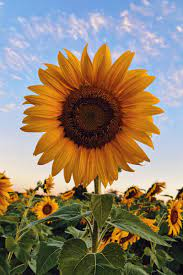
#> input picture girasol.jpg, 183 x 275 px
$ python imagenes.py
#> lines starting #> are read from the running program, lines starting #| are printed output that depends on the picture; after the words box and inside, x2 and y2 are one past the last pixel; in counts of white or black regions, pixels touching at a corner belong together
#Libreria
import cv2
import numpy as np

img = cv2.imread("girasol.jpg")
#> img is the input picture: shape (275, 183, 3); mean B, G, R 109, 128.3, 142.6
img = cv2.resize(img,(300,250))
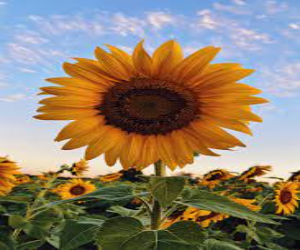
#> img: shape (250, 300, 3); mean B, G, R 108.9, 128.1, 142.5

#Kernel
kernel = np.ones((5, 5), np.uint8)

#Imagen original
imgGray = cv2.cvtColor(img, cv2.COLOR_BGR2GRAY)
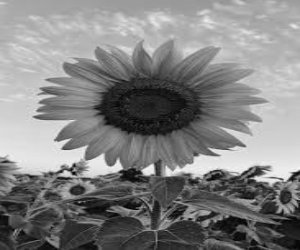
#> imgGray: shape (250, 300); min 3, max 249, mean 130.2
imgBlur = cv2.GaussianBlur(img, (5, 5), 1)
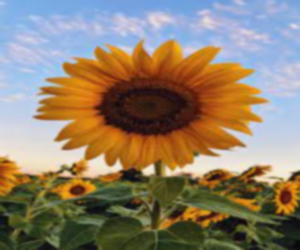
#> imgBlur: shape (250, 300, 3); mean B, G, R 108.9, 128.2, 142.5
imgCanny = cv2.Canny(img, 200, 200)
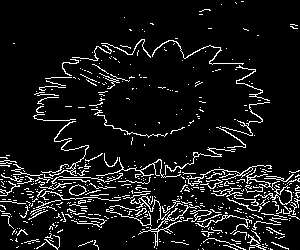
#> imgCanny: shape (250, 300); 8.7% white in thin lines or dots
imgDilation = cv2.dilate(imgCanny, kernel, iterations=1)
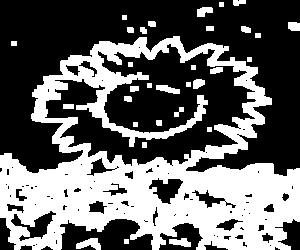
#> imgDilation: shape (250, 300); 39.9% white; 32 white regions, largest, box (x1, y1, x2, y2) and area: (0, 36, 300, 250) 28209, (76, 238, 101, 250) 187, (156, 85, 180, 94) 136
imgEroded = cv2.erode(imgDilation, kernel, iterations=1)
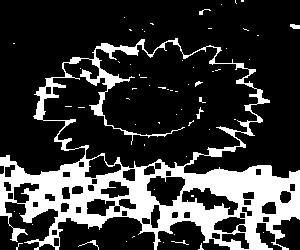
#> imgEroded: shape (250, 300); 22% white; 62 white regions (55 under 20 px), largest, box (x1, y1, x2, y2) and area: (0, 38, 300, 250) 16104, (78, 240, 99, 250) 41, (290, 24, 300, 29) 40

cv2.imshow("Imagen Original", img)
cv2.imshow("Imagen Gris", imgGray)
cv2.imshow("Imagen Blur", imgBlur)
cv2.imshow("Imagen Canny", imgCanny)
cv2.imshow("Imagen Dilatacion", imgDilation)
cv2.imshow("Imagen Eroded", imgEroded)
cv2.waitKey(0)
